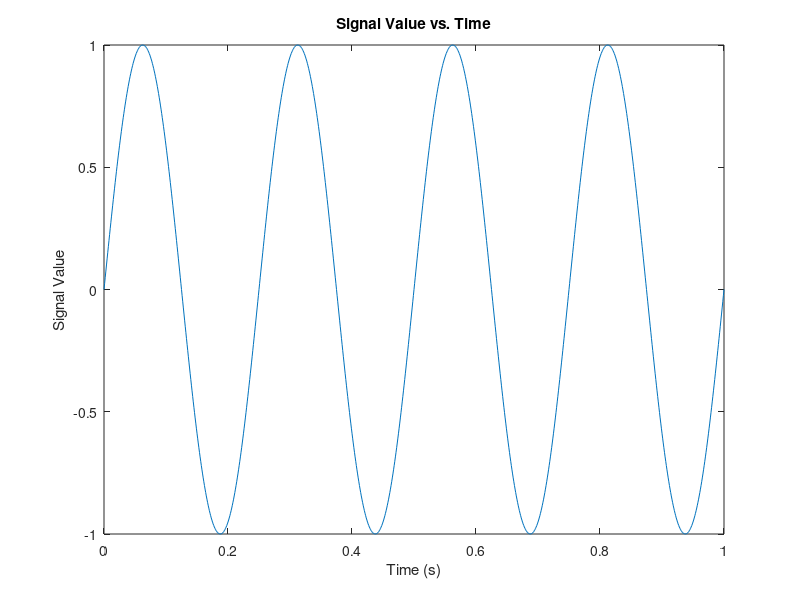

Source code (MATLAB):
F=4;
Fs=1000;
t=0:1/Fs:1;
y=sin(2*pi*F*t);

plot(t,y);
xlabel('Time (s)');
ylabel('Signal Value');
title('Signal Value vs. Time');
